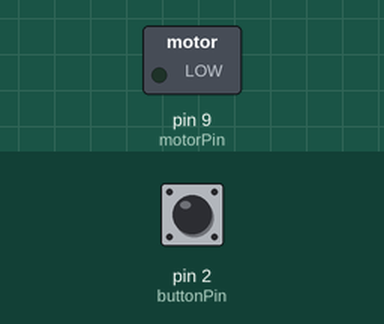
Simulated run of this sketch. Board: Arduino Uno, built with avr-gcc and run on an emulated ATmega328P. Shown: switched loads named in the sketch (green lamp = pin HIGH). The test bench sets the inputs (shaded band); at power-on: pin 2 (buttonPin) LOW.

Above: at 1.2 s.
1.3 s: pin 2 (buttonPin) pulled HIGH for 0.15 s
At 1.37 s:
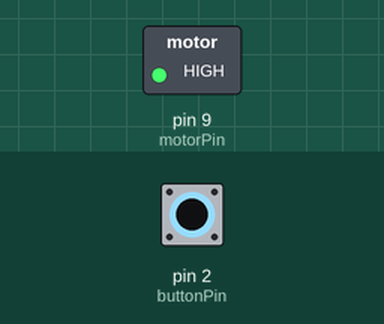
2.9 s: pin 2 (buttonPin) pulled HIGH for 3.2 s
At 7.4 s:
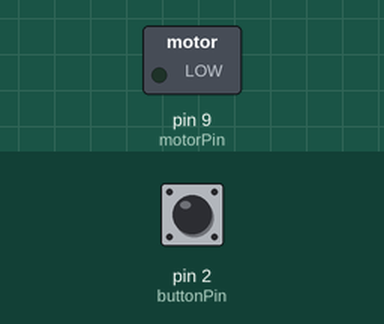
Timing chart, 0 to 8.9 s (numbered marks = the images above; inputs shaded):
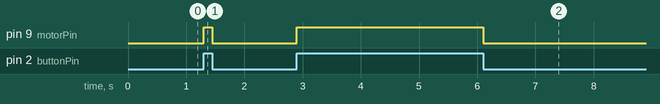

Measured:
- after the input at 1.3 s, pin 9 (motorPin): LOW → HIGH at once, → LOW 0.15 s later
- after the input at 2.9 s, pin 9 (motorPin): LOW → HIGH at once, → LOW 3.2 s later

The sketch:

Lab11.ino
```cpp
const int motorPin = 9;   // Pino digital do Arduino conectado ao coletor do transistor
const int buttonPin = 2;  // Pino digital do Arduino conectado ao botão

void setup() {
  pinMode(motorPin, OUTPUT);  // Configura o pino do motor como saída
  pinMode(buttonPin, INPUT);  // Configura o pino do botão como entrada
}

void loop() {
  int buttonState = digitalRead(buttonPin);  // Lê o estado do botão

  if (buttonState == HIGH) {  // Se o botão estiver pressionado
    digitalWrite(motorPin, HIGH);  // Liga o motor
  } else {
    digitalWrite(motorPin, LOW);  // Desliga o motor
  }
}
```
